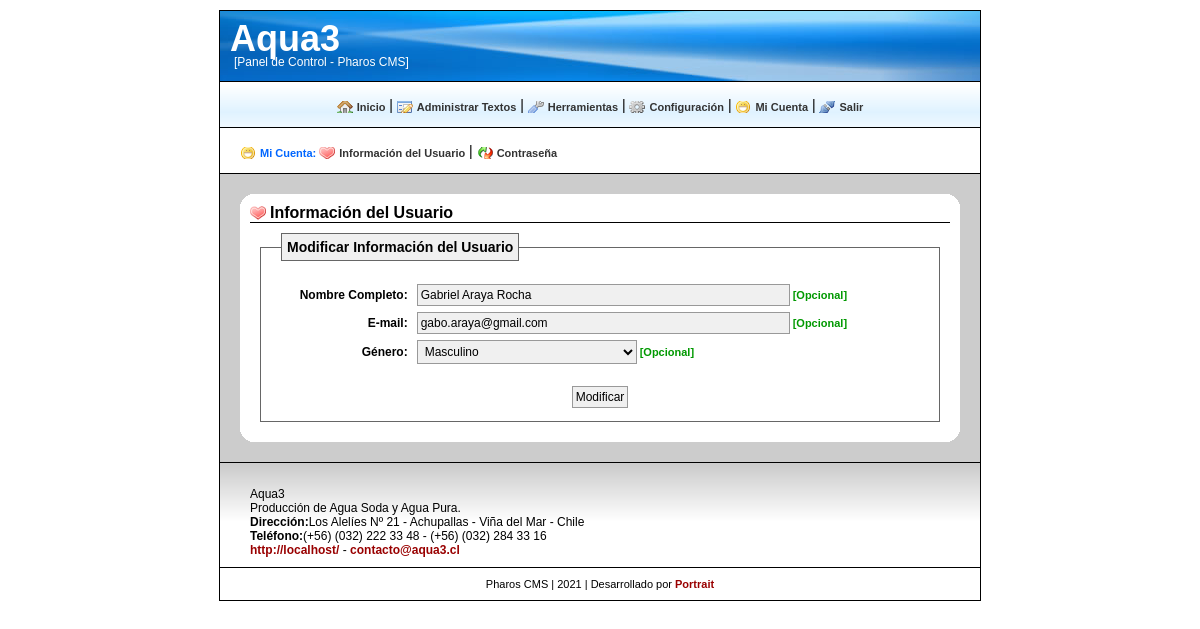
/cp/info_usuario.php?&act=m&id=1 (signed in), run on the app's committed database.
### tables this page shows
CREATE TABLE `web_conf` (
  `conf_id` tinyint(10) NOT NULL,
  `conf_nombre_sitio` tinytext NOT NULL,
  `conf_slogan` tinytext NOT NULL,
  `conf_descripcion` text NOT NULL,
  `conf_mail` tinytext NOT NULL,
  `conf_telefono` tinytext NOT NULL,
  `conf_direccion` tinytext NOT NULL,
  PRIMARY KEY  (`conf_id`)
);

CREATE TABLE `web_usuarios` (
  `usuarios_id` tinyint(10) NOT NULL auto_increment,
  `usuarios_nombre` varchar(25) NOT NULL,
  `usuarios_password` varchar(50) NOT NULL,
  `usuarios_tipo` varchar(50) NOT NULL,
  `usuarios_nombre_completo` text NOT NULL,
  `usuarios_genero` tinytext NOT NULL,
  `usuarios_email` tinytext NOT NULL,
  PRIMARY KEY  (`usuarios_id`)
);

### cp/inc/fx/conf.fx.php (called while the page is built, shortened)
<?php
$phpself = basename($_SERVER['PHP_SELF']);
?>

### cp/info_usuario.php (the view, shortened to what this page needs)
<?php
include('inc/inc.inc.php');
$title = "Información del Usuario";
disp_header_admin($pre,$title);
include('inc/menu_admin.inc.php');
$tabla = $pre."usuarios";
  $generos = array("femenino" => 'Femenino',
                       "masculino" => 'Masculino');
disp_inicio_info($title,'info_usuario');
if (isset($_GET['act'])){
  switch ($_GET['act']){
    case 'm':
    $id = str_input($_GET['id']);
    $datos = mysql_query("SELECT * FROM ".$tabla." WHERE usuarios_id=".$id."") or die(mysql_error());
      $usuarios_nombre_completo = str_output(mysql_result($datos,0,'usuarios_nombre_completo'));
      $usuarios_email = str_output(mysql_result($datos,0,'usuarios_email'));
      $usuarios_genero = str_output(mysql_result($datos,0,'usuarios_genero'));
?>
      <fieldset>
        <legend>Modificar <?php echo $title; ?></legend>
        <form action="<?php echo $phpself; ?>?&amp;act=vm" method="post" >
        <table width="100%"  border="0"  align="center">
          <?php echo draw_input("Nombre Completo: ",'usuarios_nombre_completo','text',$usuarios_nombre_completo,'','table_horiz',50,'opc'); ?>
          <?php echo draw_input("E-mail: ",'usuarios_email','text',$usuarios_email,'','table_horiz',50,'opc'); ?>
          <?php echo draw_select("Género: ",'usuarios_genero',$generos,$usuarios_genero,'table_horiz','','opc'); ?>
        </table>
        <div align="center"><br /><?php echo draw_input('','submit','submit','Modificar'); ?></div>
        </form>
      </fieldset>
<?php
      break;
    }
}
  disp_fin_info();
  disp_footer_admin($pre);
?>

### cp/inc/fx/layout.fx.php (shortened to what this page needs)
<?php
  function disp_header_admin($pre,$title = ''){
?>
<!DOCTYPE html PUBLIC "-//W3C//DTD XHTML 1.0 Transitional//EN"
"http://www.w3.org/TR/xhtml1/DTD/xhtml1-strict.dtd">
<html xmlns="http://www.w3.org/1999/xhtml">
<head>
<?php
    $tabla = $pre."conf";
    $datos = mysql_query("SELECT conf_nombre_sitio FROM ".$tabla."") or die(mysql_error());
      for($j=0; $j<mysql_num_rows($datos); $j++) {
        $conf_nombre_sitio = str_output(mysql_result($datos,$j,"conf_nombre_sitio"));
      }
?>
  <link href="css/reset.css" rel="stylesheet" type="text/css" />
  <link href="css/layout.css" rel="stylesheet" type="text/css" />
  <link href="css/generic.css" rel="stylesheet" type="text/css" />
  <link href="css/niftyCorners.css" rel="stylesheet" type="text/css" />
</head>
<body>
<div id="todo">
  <div id="header_admin">
    <h1><?php echo $conf_nombre_sitio; ?></h1>
    <br><p>[Panel de Control - Pharos CMS]</p>
  </div>
<?php
  }
  function disp_footer_admin($pre){
?>
      <div id="footer">
        <br />
<?php
    $tabla = $pre."conf";
    $datos = mysql_query("SELECT * FROM ".$tabla."") or die(mysql_error());
      for($j=0; $j<mysql_num_rows($datos); $j++) {
        $conf_nombre_sitio = str_output(mysql_result($datos,$j,"conf_nombre_sitio"));
        $conf_descripcion = str_output(mysql_result($datos,$j,"conf_descripcion"));
        $conf_mail = str_output(mysql_result($datos,$j,"conf_mail"));
        $conf_telefono = str_output(mysql_result($datos,$j,"conf_telefono"));
        $conf_direccion = str_output(mysql_result($datos,$j,"conf_direccion"));
      }
    $host = $_SERVER['HTTP_HOST'];
?>
      <p><?php echo $conf_nombre_sitio; ?></p>
      <?php if(!empty($conf_descripcion)){echo "<p>".$conf_descripcion."</p>";} ?>
      <?php if(!empty($conf_direccion)){echo "<p><strong>Dirección:</strong>".$conf_direccion."</p>";} ?>
      <?php if(!empty($conf_telefono)){echo "<p><strong>Teléfono:</strong>".$conf_telefono."</p>";} ?>
      <p><a href="http://<?php echo $host; ?>/">http://<?php echo $host; ?>/</a> -
      <a href="mailto:<?php echo $conf_mail; ?>" target="_blank"><?php echo $conf_mail; ?></a></p>
      </div>
      <div id="credits">
        Pharos CMS | <?php echo date('Y')?> | Desarrollado por <a href="http://www.portrait.cl/">Portrait</a>
      </div>
    </div>
</body>
</html>
<?php
  }
  function disp_inicio_info($title,$estilo_seccion = ''){
?>
  <div id="contenedor">
    <div id="articulo">
    <h1 <?php if(isset($estilo_seccion)){echo "class=\"".$estilo_seccion."\"";}?>><?php echo $title ?></h1>
<?php
  }
  function disp_fin_info(){
?>
    </div>
  </div>
<?php
  }
?>

### cp/inc/fx/general.fx.php (shortened to what this page needs)
<?php
  function draw_input($label,$name,$type,$value = '',$checked = false,$param = false,$size = '',$req = ''){
    settype($input, "string");
    if ($param == "table_horiz") $input .= "<tr>\t<td align=\"right\">";
    if (not_null($label)) $input .= "\n".'<label for="'.str_output($name).'">'.str_output($label).'</label>'."\n";
    if ($param == "table_horiz") $input .= "</td>\t<td>";
    $input .= '<input type="'.str_output($type).'" name="'.str_output($name).'"';
    if (not_null($value)) $input .= ' value="'.str_output($value).'"';
    if (not_null($size)) $input .= "size=\"".$size."\"";
    if ($req == "req"){$input .= ' /><span class="requerido">[Obligatorio]</span><br />'."\n";}
    else if ($req == "opc"){$input .= ' /><span class="opcional">[Opcional]</span><br />'."\n";}
    else {$input .= ' />'."\n";}
    if ($param == "table_horiz") $input .= "</td>\t</tr>";
    return $input;
  }
  function draw_select($label,$name,$data_select,$selected = false,$param = false,$size = '1',$req = false){
     settype($select, "string");
    if ($param == "table_horiz") $select .= "<tr>\t<td align=\"right\" valign=\"top\">";
    if (not_null($label)) $select .= "\n".'<label for="'.str_output($name).'">'.str_output($label).'</label>'."\n";
    if ($param == "table_horiz") $select .= "</td>\t<td>";
    $select .= "\n".'<select name="'.str_output($name).'" ';
    if (not_null($size)) {$select .= 'size="'.$size.'" multiple="multiple"';} else {$select .= 'size="1"';}
    $select .= '>'."\n  ";
    $select .= '<option value=\'\'>Seleccionar</option>'."\n";
    if(is_array($data_select)){
      reset($data_select);
      foreach ($data_select as $key => $value) {
        if ($key == $selected) {$select .= "<option value=\"$key\" selected=\"selected\">$value</option>\n";}
        else {$select .= "<option value=\"$key\">$value</option>\n";}
      }
    }
    else {echo "$data_select NO ES ARRAY";}
    if ($req == "opc"){$select .= '</select><span class="opcional">[Opcional]</span>'."\n";}
    else {$select .= '</select>'."\n";}
    if ($param == "table_horiz") $select .= "</td>\t</tr>";
    return $select;
  }
  function str_input($text){
    $text = addslashes(htmlentities(trim($text), ENT_QUOTES));
    return $text;
  }
  function str_output($text){
    $text = stripslashes(html_entity_decode(trim($text), ENT_QUOTES));
    return $text;
  }
  function not_null($value) {
    if (is_array($value)) {
      if (sizeof($value) > 0) {
        return true;
      } else {
        return false;
      }
    } else {
      if (($value != '') && (strtolower($value) != 'null') && (strlen(trim($value)) > 0)) {
        return true;
      } else {
        return false;
      }
    }
  }
?>

### cp/css/layout.css (style rules this page uses)
body { font:14px "Trebuchet MS", Arial, sans-serif; background:#FFFFFF; color: #000000; margin:0px; }
#todo { width: 760px; margin:10px auto; background-color: #FFFFFF; border: 1px solid #000000; }
#header,#header_admin { width:100%; height: 70px; margin: 0px; padding: 0px; border-bottom: 1px solid #000000; }
#header_admin { background:#0099FF url('../img/header_admin.jpg') no-repeat; font-size: 12px; color: #FFFFFF; }
#header_admin h1 { font-size: 36px; line-height: 15px; font-weight: bold; color: #FFFFFF; text-decoration: none; padding-left: 10px; padding-top: 20px; }
#header_admin p { font-size: 12px; line-height: 5px; color: #FFF; text-decoration: none; padding-left: 14px; }
#contenedor { width:740px; margin: auto; padding: 10px; clear: both; background-color: #CCCCCC; }
#articulo { width:700px; padding: 10px; margin: 10px auto; background-color: #FFFFFF; }
a { text-decoration:none; color: #990000; font-weight: bold; }
#articulo h1 { font-size: 16px; font-style: normal; line-height: normal; font-weight: bold; border-bottom: 1px solid #000000; }
#footer { width: 100%; font-size: 12px; border-top: 1px solid #000000; background: url('../img/fondo_footer.png'); color: #000; padding: 10px 0px; text-indent: 30px; }
#footer a { text-decoration: none; font-weight: bold; color: #990000; }
#credits { text-align: center; width: 100%; padding: 10px 0px; font-size: 11px; border-top: 1px solid #000000; color: #000; }

### cp/css/generic.css (style rules this page uses)
fieldset { border: 1px solid #666666; padding: 10px; margin: 10px; background-color: #FFFFFF; }
legend { font: bold 14px Arial, Helvetica, sans-serif; border: 1px solid #666666; background-color: #F0F0F0; padding: 5px; margin: 10px; }
label { font: bold 12px Arial, Helvetica, sans-serif; margin: 3px; padding: 3px; }
input, select { font-family: Arial, Helvetica, sans-serif; font-size: 12px; color: #000000; background-color: #F0F0F0; border: 1px solid #999999; margin: 3px; padding: 3px; }
select { width: 220px; }
.opcional { font-size: 11px; font-weight: bold; color: #009900; }
.inicio, .administracion, .herramientas, .configuracion, .cuenta, .ayuda, .salir, .login, .secciones, .noticias, .articulos, .productos, .servicios, .galeria, .imagenes, .vp, .vnp, .vd, .vnd, .archivos, .rss, .backup, .backup_save, .backup_search, .download, .usuarios, .categorias, .opciones, .estadisticas, .info_usuario, .password, .creditos, .acercade, .licencia, .login_log, .page_first, .page_previous, .page_next, .page_last { background: no-repeat left center; margin: 0px auto; padding:0px 0px 0px 20px; }
.info_usuario { background-image: url('icons/secc_info_usuario.png'); }

### data on the page
web_conf: conf_nombre_sitio "Aqua3", conf_descripcion "Producción de Agua Soda y Agua Pura.", conf_direccion "Los Alelíes Nº 21 - Achupallas - Viña del Mar - Chile", conf_telefono "(+56) (032) 222 33 48 - (+56) (032) 284 33 16", conf_mail "contacto@aqua3.cl"
web_usuarios: usuarios_genero "Masculino"

### other printed values
$title "Información del Usuario"
str_output($label) "Nombre Completo: E-mail:"
str_output($label) "Género:"
$host "localhost"
